Frame 1 (no input): blank canvas, image omitted
Frame 60 (no input): blank canvas, image omitted
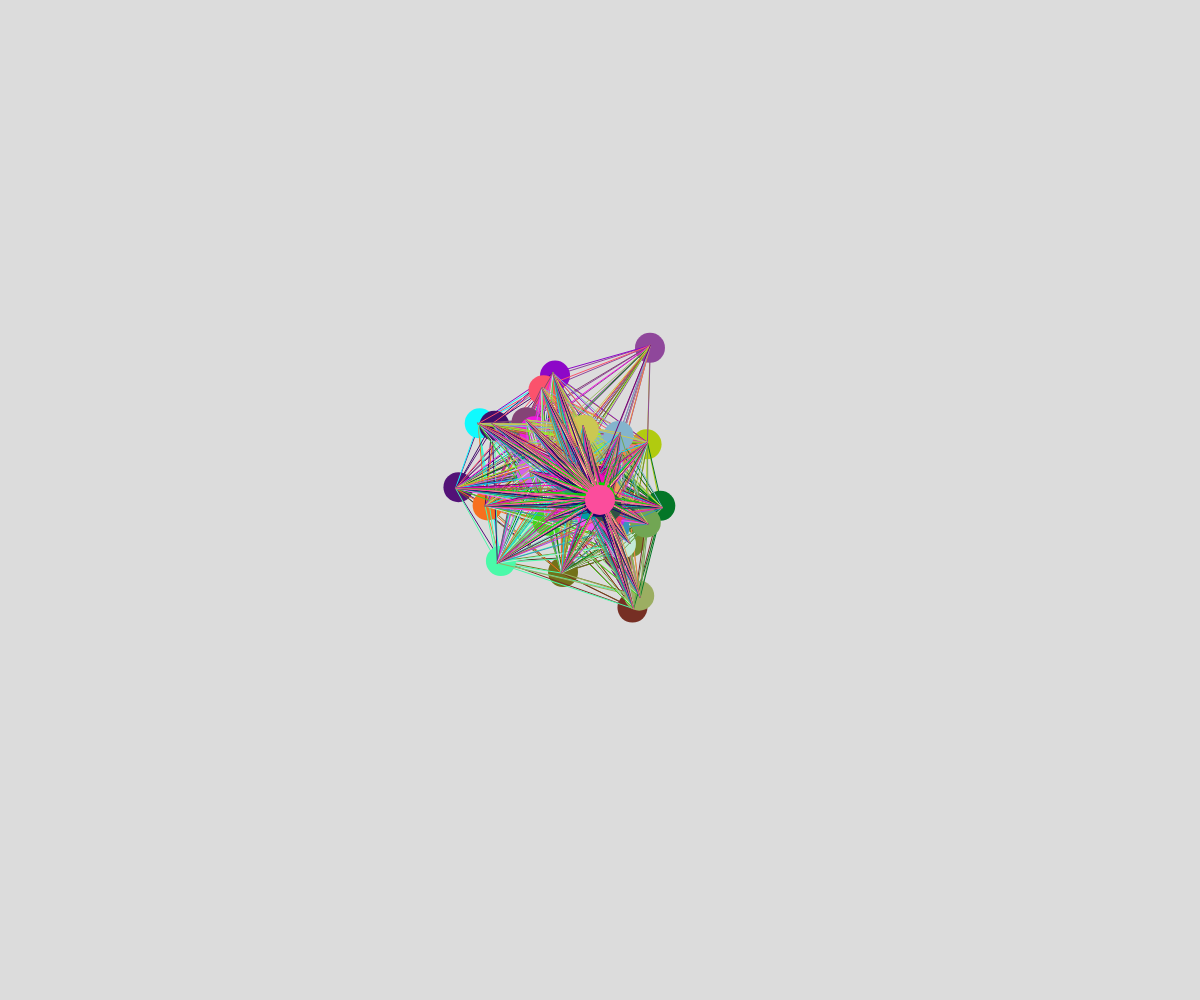
Frame 120 (the mouse pressed at the canvas centre since frame 60)

The p5.js sketch whose frames 1 and 60 were blank and that drew this single picture after the mouse press (run headless with seeded random() and noise() and a simulated clock; from frame 60 on, the mouse is pressed at the canvas centre):

// p5.js sketch
// ── sketch.js
// Project Title
// Your Name
// Date
//
// Extra for Experts:
// - describe what you did to take this project "above and beyond"

let points = [];


function setup() {
  createCanvas(windowWidth, windowHeight);
}

function draw() {
  background(220);
  for(let point of points){
    point.display();
    point.update();
    point.connectTo(points);
  }
  if (mouseIsPressed){
    newpoint();
  }
}

function mousePressed(){
  newpoint();
}

function newpoint(){
  let apoint = new MovingPoint(mouseX,mouseY);
  points.push(apoint);
}

let movespeed = -5;

class MovingPoint {
  constructor(x, y){
    this.x = x;
    this.y = y;
    this.color = color(random(255), random(255), random(255));
    this.radius = 15;
    this.xtime = random(10000);
    this.dxtime = 0.01;
    this.ytime = random(10000);
    this.dytime = 0.01;
    this.reach = 150;
  }

  display(){
    noStroke();
    fill(this.color);
    circle(this.x, this.y, this.radius*2);
  }

  update() {
    let dx = noise(this.xtime);
    let dy = noise(this.ytime);
    this.xtime += this.dxtime;
    this.ytime += this.dytime;
    this.dx = map(dx, 0, 1, movespeed, Math.abs(movespeed));
    this.dy = map(dy, 0, 1, movespeed, Math.abs(movespeed));
    this.x += this.dx;
    this.y += this.dy;
  }

  connectTo(points){
    for (let otherPoint of points){
      if(this !== otherPoint){
        if (dist(this.x,this.y,otherPoint.x,otherPoint.y) <= this.reach){
          stroke(this.color);
          line(this.x, this.y, otherPoint.x, otherPoint.y);
        }
      }
    }
  }
}
